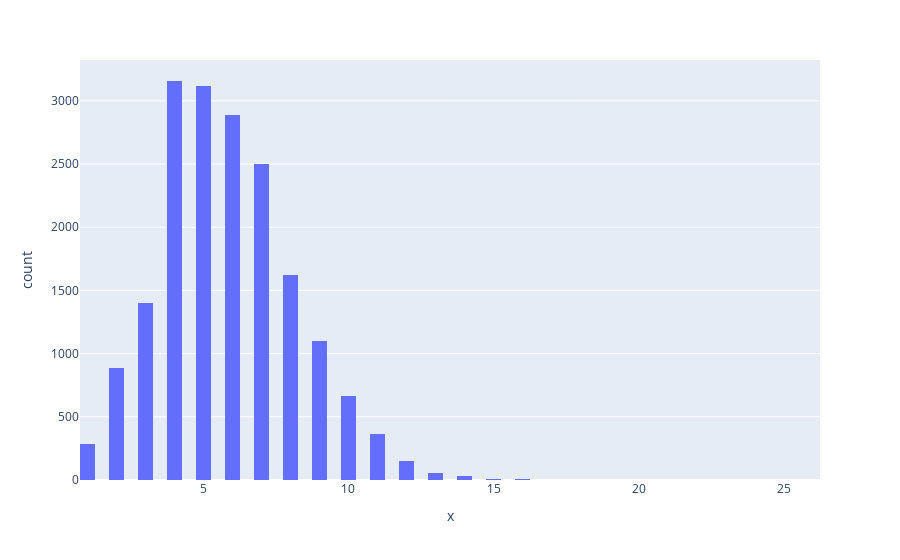

Notebook cell for this chart:
### Code cell
plt.figure(figsize=(20,20))
wc = WordCloud(max_words=100,
               height=800,
               width=1600,
               ).generate(" ".join(preprocessed_tokens))
plt.imshow(wc, interpolation="bilinear")

# Distribution de la longueur des textes après prétraitement
fig = px.histogram(x=[len(x) for x in preprocessed_tokens], nbins=100)
fig.show()

### Figure 1 — Plotly figure (JSON) as saved in the notebook; plotly's stock layout.template omitted (floating-point values rounded to 4 significant figures; data arrays with more than 128 entries replaced by an {"elided": "..."} marker saying what was removed)
{"data": [{"alignmentgroup": "True", "bingroup": "x", "hovertemplate": "x=%{x}<br>count=%{y}<extra></extra>", "legendgroup": "", "marker": {"color": "#636efa", "pattern": {"shape": ""}}, "name": "", "nbinsx": 100, "offsetgroup": "", "orientation": "v", "showlegend": false, "type": "histogram", "x": {"elided": "18235 int values"}, "xaxis": "x", "yaxis": "y"}], "layout": {"barmode": "relative", "legend": {"tracegroupgap": 0}, "margin": {"t": 60}, "xaxis": {"anchor": "y", "domain": [0, 1], "title": {"text": "x"}}, "yaxis": {"anchor": "x", "domain": [0, 1], "title": {"text": "count"}}}}
